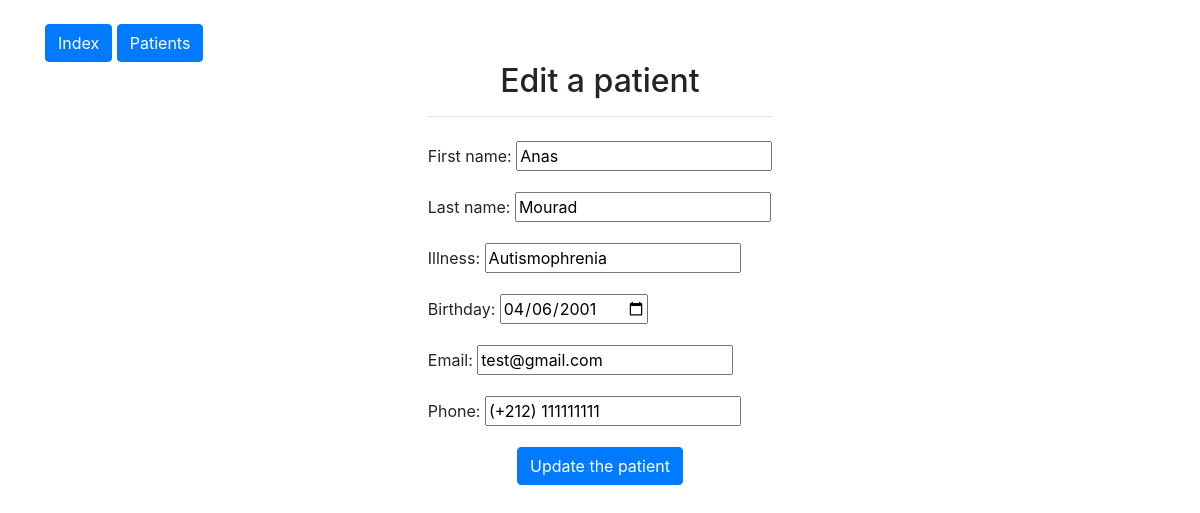
Page /patients/1/edit/ on the committed database.
### hospital/models.py (models this page shows)
class Patient(models.Model):
    first_name = models.CharField(max_length=30)
    last_name = models.CharField(max_length=30)
    illness = models.CharField(max_length=20)
    birthday = models.DateField()
    email = models.EmailField()
    phone = models.CharField(max_length=20)

### hospital/views.py (the view)
# urls.py: path('patients/<int:pk>/edit/', edit_patient, name='edit_patient'),
def edit_patient(request, pk):
    patient = get_object_or_404(Patient, pk=pk)
    if request.method == 'POST':
        form = PatientForm(request.POST, instance=patient)
        if form.is_valid():
            form.save()
            return redirect('patients')
    else:
        form = PatientForm(instance=patient)
    return render(request, 'patients/patient_form.html', {'form': form, 'patient': patient})

### hospital/forms.py
class PatientForm(forms.ModelForm):
    class Meta:
        model = Patient
        fields = ['first_name', 'last_name', 'illness', 'birthday', 'email', 'phone']
        widgets = {
            'birthday': forms.DateInput(attrs={'type': 'date'})
        }

### hospital/templates/patients/patient_form.html (shortened to what this page needs)
{% extends 'base.html' %}
{% block content %}
  <div class="container">
    <a href="{% url 'index' %}" class="btn btn-primary mt-4">Index</a>
    <a href="{% url 'patients' %}" class="btn btn-primary mt-4">Patients</a>
    <div class="row">
      <div class="col-md-8 mx-auto d-flex justify-content-center">
        <div>
        <h2 class="text-center border-bottom pb-3">{% if patient.id %}Edit{% else %}Add{% endif %} a patient</h2>
          <form method="post" class="pt-3">
              {{ form.as_p }}
            <div class="d-flex justify-content-center">
              <button type="submit" class="btn btn-primary">{% if patient.id %}Update{% else %}Add{% endif %} the patient</button>
            </div>
          </form>
        </div>
      </div>
    </div>
  </div>
{% endblock %}

### rows in the picture
Patient: first_name "Anas", last_name "Mourad", illness "Autismophrenia", birthday "04/06/2001", email "test@gmail.com", phone "(+212) 111111111"
